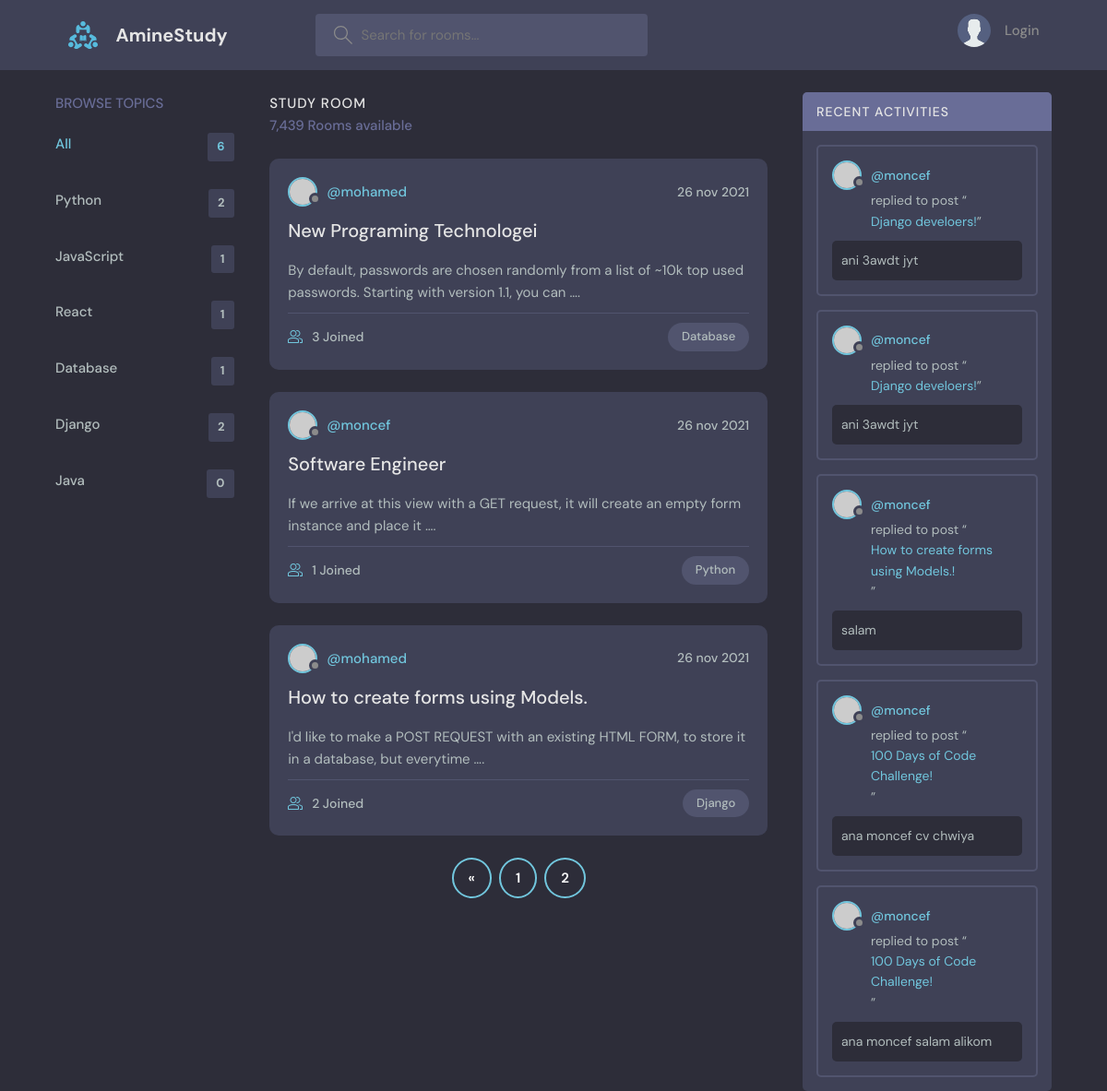
Screenshot of /?page=2 with the database file from the repository.
### room/models.py (models this page shows, shortened)
class Category(models.Model):
	name = models.CharField(max_length=50)
	def __str__(self):
		return self.name

class Room(models.Model):
	owner = models.ForeignKey(User,on_delete = models.SET_NULL,null=True)
	title = models.CharField(max_length=50)
	description = models.TextField()
	created = models.DateField(auto_now_add=True, null=True,blank=True)
	modify = models.DateField(auto_now=True)
	participants = models.ManyToManyField(User,related_name='participants', blank=True)
	category = models.ForeignKey('Category', on_delete = models.SET_NULL, null=True)
	slug = models.SlugField(blank=True,null=True)
	class Meta:
		ordering = ['-modify']
	def __str__(self):
		return self.title

class Comment(models.Model):
	user = models.ForeignKey(User,on_delete=models.SET_NULL,null=True)
	body = models.CharField(max_length=150)
	room = models.ForeignKey(Room,on_delete=models.SET_NULL,null=True)
	def __str__(self):
		return self.body[0:50]

### room/views.py (the view)
# urls.py: path('',views.room_list, name = 'room_list'),
def room_list(request):
	room_list = Room.objects.all()
	search_query = request.GET.get('q')
	if search_query:
		room_list = room_list.filter(
			Q(title__icontains = search_query)|
			Q(description__icontains = search_query)
			)
	paginator = Paginator(room_list, 4)
	page_number = request.GET.get('page')
	page_obj = paginator.get_page(page_number)
	category = Category.objects.annotate(num_items=Count('room'))
	x = category.count()
	room_messages = Comment.objects.all().order_by('-id')[:5]
	context = {
		'room_list':page_obj,
		'category':category,
		'x':x,
		'room_messages':room_messages
	}
	return render(request,'room/index.html',context)

### room/templates/room/index.html (shortened to what this page needs)
{% extends "base.html" %}
{% load static %}
{% block body %}
		<main class="layout layout--3">
      <div class="container">
        <div class="topics">
          <div class="topics__header">
            <h2>Browse Topics</h2>
          </div>
          <ul class="topics__list">
            <li>
              <a href="/" class="active">All <span>{{x}}</span></a>
            </li>
            {% for cat in category %}
		            <li>
		              <a href="{% url 'room:searchin_by_category' cat %}">{{cat}} <span>{{cat.num_items}}</span></a>
		            </li>
		    {% endfor %}
          </ul>
        </div>
        <div class="roomList">
          <div class="roomList__header">
            <div>
              <h2>Study Room</h2>
              <p>7,439 Rooms available</p>
            </div>
          </div>
          {% for rom in room_list %}
		          <div class="roomListRoom">
		            <div class="roomListRoom__header">
		              <a href="{% url 'accounts:profile' rom.owner %}" class="roomListRoom__author">
		                <div class="avatar avatar--small">
		                  <img src="https://randomuser.me/api/portraits/women/11.jpg" />
		                </div>
		                <span>@{{rom.owner}}</span>
		              </a>
		              <div class="roomListRoom__actions">
		                <span>{{rom.modify|date:"d b Y"}}</span>
		              </div>
		            </div>
		            <div class="roomListRoom__content">
		              <a href="{% url 'room:room_detail' rom.slug %}">{{rom}}</a>
		              <p>
		                {{rom.description|truncatewords:20}}.
		              </p>
		            </div>
		            <div class="roomListRoom__meta">
		              <a href="{% url 'room:room_detail' rom.slug %}" class="roomListRoom__joined">
		                {{rom.participants.count}} Joined
		              </a>
		              <p class="roomListRoom__topic">{{rom.category}}</p>
		            </div>
		          </div>
		          {% endfor %}
              {% if room_list.has_other_pages %}
                  <div class="centeeer">
                      <div class="pagination">
                          {% if room_list.has_previous %}
                            <a href="?page={{room_list.previous_page_number}}">&laquo;</a>
                          {% endif %}
                          {% for i in room_list.paginator.page_range %}
                              <a href="?page={{i}}">{{i}}</a>
                          {% endfor %}
                      </div>
                    </div>
              {% endif %}
		        </div>
        <div class="activities">
          <div class="activities__header">
            <h2>Recent Activities</h2>
          </div>
          {% for message in room_messages %}
              <div class="activities__box">
                <div class="activities__boxHeader roomListRoom__header">
                  <a href="{% url 'accounts:profile' message.user %}" class="roomListRoom__author">
                    <div class="avatar avatar--small">
                      <img src="https://randomuser.me/api/portraits/women/11.jpg" />
                    </div>
                    <p>
                      @{{message.user}}
                    </p>
                  </a>
                </div>
                <div class="activities__boxContent">
                  <p>replied to post “<a href="{% url 'room:room_detail' message.room.slug %}">{{message.room}}!</a>”</p>
                  <div class="activities__boxRoomContent">
                    {{message}}
                  </div>
                </div>
              </div>
          {% endfor %}
        </div>
      </div>
    </main>
{% endblock body %}

### static/assets/pagination.css (style rules this page uses)
.centeeer { text-align: center; margin-bottom: 2rem; }
.pagination { display: inline-block; }
.pagination a { color: white; font-weight: 600; float: left; padding: 8px 16px; text-decoration: none; transition: background-color .3s; border: 2px solid #71c6dd; margin: 0 4px; border-radius: 50% }

### rows the page displays
Category: name "Python", num_items "2"
Category: name "JavaScript", num_items "1"
Category: name "React", num_items "1"
Category: name "Database", num_items "1"
Category: name "Django", num_items "2"
Category: name "Java", num_items "0"
Room: owner "mohamed", modify "26 nov 2021", title "New Programing Technologei", description "By default, passwords are chosen randomly from a list of ~10k top used passwords. Starting with version 1.1, you can …", participants.count "3", category "Database"
Room: owner "moncef", modify "26 nov 2021", title "Software Engineer", description "If we arrive at this view with a GET request, it will create an empty form instance and place it …", participants.count "1", category "Python"
Room: owner "mohamed", modify "26 nov 2021", title "How to create forms using Models.", description "I'd like to make a POST REQUEST with an existing HTML FORM, to store it in a database, but everytime …", participants.count "2", category "Django"
Comment: user "moncef", room "Django develoers", body "ani 3awdt jyt"
Comment: user "moncef", room "Django develoers", body "ani 3awdt jyt"
Comment: user "moncef", room "How to create forms using Models.", body "salam"
Comment: user "moncef", room "100 Days of Code Challenge", body "ana moncef cv chwiya"
Comment: user "moncef", room "100 Days of Code Challenge", body "ana moncef salam alikom"

### other values shown
{{ x }} "6"
{{ i }} "1" "2"
